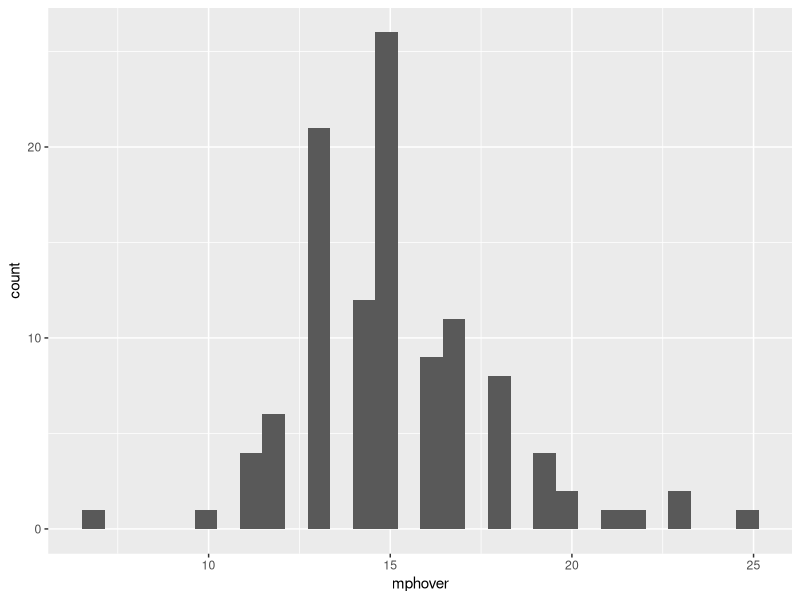
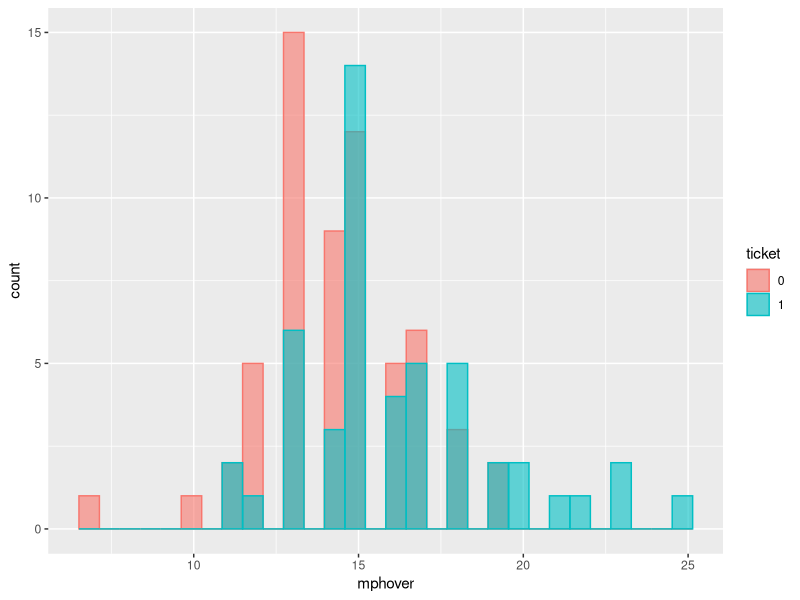
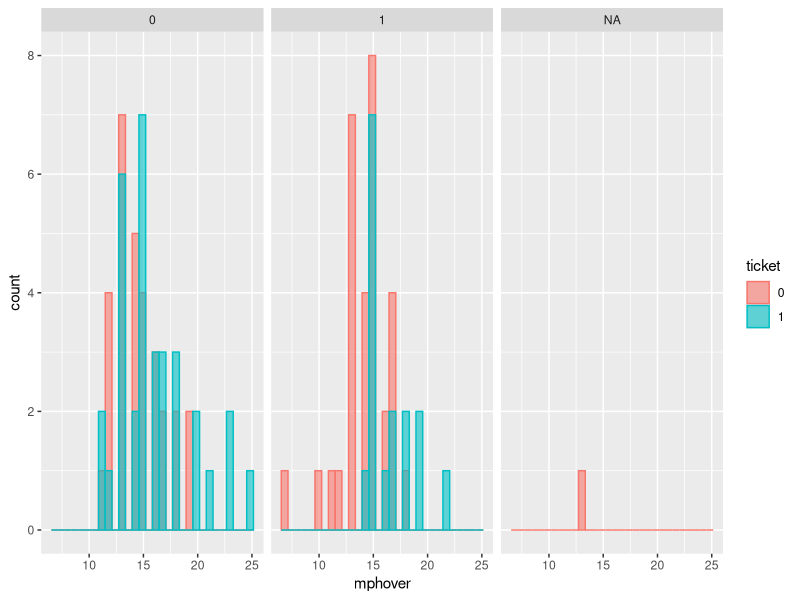

Write the R code that produced these figures, in order.
## ---- chunk 1
knitr::opts_chunk$set(echo = TRUE)
## ---- chunk 2
#install.packages("tidyverse")
library(tidyverse)
## ---- chunk 3
boston <- read_csv("boston.csv")
## ---- chunk 4
names(boston)
dim(boston)
head(boston)
str(boston)
#View(boston) ## this is a comment
## ---- chunk 5
## continuous
boston %>% select(mph) %>% summary()
boston %>% select(mphover) %>% summary()
## ---- chunk 6
## discrete
boston %>% select(sex) %>% table()
boston %>% select(race) %>% table()
boston %>% select(daynight) %>% table()
boston %>% select(ticket) %>% table()
## ---- chunk 7
## two-table
boston %>% select(sex, race) %>% table()
boston %>% select(sex, ticket) %>% table()
boston %>% select(race, ticket) %>% table() 
## ---- chunk 8
boston %>%
  group_by(sex) %>%
  summarise(meanSpeeding = mean(mphover))
boston %>%
  group_by(daynight) %>%
  summarise(meanSpeeding = mean(mphover))
boston %>%
  group_by(ticket) %>%
  summarise(meanSpeeding = mean(mphover), minSpeeding = min(mphover), maxSpeeding = max(mphover))

## two way
boston %>% group_by(ticket, zone) %>% summarise(count = n()) %>% arrange(zone)
## ---- chunk 9
## make ticket factor
class(boston$ticket)
boston$ticket <- as.factor(boston$ticket)
class(boston$ticket)
## ---- chunk 10
## group race --> minority

boston <- boston %>% mutate(minority = case_when(
  race == "W" ~ 0,
  race != "W" ~ 1
))

boston %>% select(minority) %>% table()

## recode sex --> female

boston <- boston %>% mutate(female = case_when(
  sex == "F" ~ 1,
  sex == "M" ~ 0
)) ## U will become NA

boston %>% select(female) %>% table()

boston <- boston %>% mutate(mphover = mph - zone)

boston %>% select(mphover) %>% summary()
## ---- chunk 11

ggplot(boston, aes(x = mphover)) +
  geom_histogram(position = "identity")

## mph over by ticket
ggplot(boston, aes(x = mphover, color = ticket, fill = ticket)) +
  geom_histogram(alpha = 0.6, position = "identity")

## three variables
ggplot(boston, aes(x = mphover, color = ticket, fill = ticket)) +
  geom_histogram(alpha = 0.6, position = "identity") + facet_wrap(~female)
## ---- chunk 12
t.test(mphover ~ ticket, data = boston)
## ---- chunk 13
prop.test(table(boston$ticket, boston$female)) 
